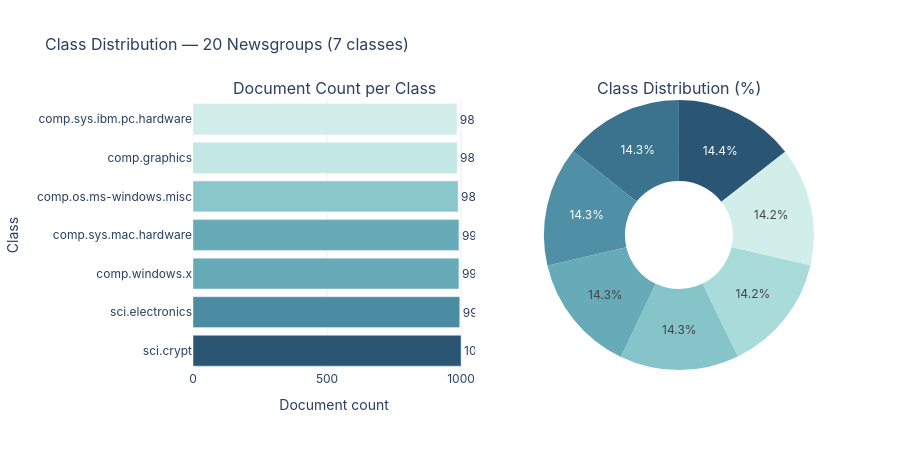

Notebook cell for this chart:
### Code cell
#visual 
fig = make_subplots(
    rows=1, cols=2,
    subplot_titles=("Document Count per Class", "Class Distribution (%)"),
    specs=[[{"type": "bar"}, {"type": "pie"}]]
)

# bar chart
fig.add_trace(
    go.Bar(
        x=class_counts["count"],
        y=class_counts["label"],
        orientation="h",
        marker=dict(
            color=class_counts["count"],
            colorscale="Teal",
            showscale=False
        ),
        text=class_counts["count"],
        textposition="outside",
        hovertemplate="<b>%{y}</b><br>Count: %{x}<extra></extra>"
    ),
    row=1, col=1
)

# pie chart
fig.add_trace(
    go.Pie(
        labels=class_counts["label"],
        values=class_counts["count"],
        hole=0.4,
        textinfo="percent",
        textposition="auto",
        insidetextorientation="horizontal",
        hovertemplate="<b>%{label}</b><br>%{percent}<br>Count: %{value}<extra></extra>",
        marker=dict(colors=px.colors.sequential.Teal_r[:len(class_counts)])
    ),
    row=1, col=2
)

fig.update_layout(
    title_text="Class Distribution — 20 Newsgroups (7 classes)",
    title_font_size=16,
    height=450,
    showlegend=False,
    plot_bgcolor="white",
    paper_bgcolor="white",
    uniformtext_minsize=10,
    uniformtext_mode="hide",
    font=dict(family="Inter, sans-serif", size=12),
)

# bar axis labels
fig.update_xaxes(title_text="Document count", row=1, col=1, gridcolor="#eee")
fig.update_yaxes(title_text="Class", row=1, col=1)

fig.show()

### Figure 1 — Plotly figure (JSON) as saved in the notebook; plotly's stock layout.template omitted (floating-point values rounded to 4 significant figures)
{"data": [{"hovertemplate": "<b>%{y}</b><br>Count: %{x}<extra></extra>", "marker": {"color": [1000, 995, 992, 992, 989, 985, 984], "colorscale": [[0, "rgb(209, 238, 234)"], [0.1667, "rgb(168, 219, 217)"], [0.3333, "rgb(133, 196, 201)"], [0.5, "rgb(104, 171, 184)"], [0.6667, "rgb(79, 144, 166)"], [0.8333, "rgb(59, 115, 143)"], [1, "rgb(42, 86, 116)"]], "showscale": false}, "orientation": "h", "text": [1000.0, 995.0, 992.0, 992.0, 989.0, 985.0, 984.0], "textposition": "outside", "type": "bar", "x": [1000, 995, 992, 992, 989, 985, 984], "xaxis": "x", "y": ["sci.crypt", "sci.electronics", "comp.windows.x", "comp.sys.mac.hardware", "comp.os.ms-windows.misc", "comp.graphics", "comp.sys.ibm.pc.hardware"], "yaxis": "y"}, {"domain": {"x": [0.55, 1], "y": [0, 1]}, "hole": 0.4, "hovertemplate": "<b>%{label}</b><br>%{percent}<br>Count: %{value}<extra></extra>", "insidetextorientation": "horizontal", "labels": ["sci.crypt", "sci.electronics", "comp.windows.x", "comp.sys.mac.hardware", "comp.os.ms-windows.misc", "comp.graphics", "comp.sys.ibm.pc.hardware"], "marker": {"colors": ["rgb(42, 86, 116)", "rgb(59, 115, 143)", "rgb(79, 144, 166)", "rgb(104, 171, 184)", "rgb(133, 196, 201)", "rgb(168, 219, 217)", "rgb(209, 238, 234)"]}, "textinfo": "percent", "textposition": "auto", "type": "pie", "values": [1000, 995, 992, 992, 989, 985, 984]}], "layout": {"annotations": [{"font": {"size": 16}, "showarrow": false, "text": "Document Count per Class", "x": 0.225, "xanchor": "center", "xref": "paper", "y": 1, "yanchor": "bottom", "yref": "paper"}, {"font": {"size": 16}, "showarrow": false, "text": "Class Distribution (%)", "x": 0.775, "xanchor": "center", "xref": "paper", "y": 1, "yanchor": "bottom", "yref": "paper"}], "font": {"family": "Inter, sans-serif", "size": 12}, "height": 450, "paper_bgcolor": "white", "plot_bgcolor": "white", "showlegend": false, "title": {"font": {"size": 16}, "text": "Class Distribution — 20 Newsgroups (7 classes)"}, "uniformtext": {"minsize": 10, "mode": "hide"}, "xaxis": {"anchor": "y", "domain": [0, 0.45], "gridcolor": "#eee", "title": {"text": "Document count"}}, "yaxis": {"anchor": "x", "domain": [0, 1], "title": {"text": "Class"}}}}
